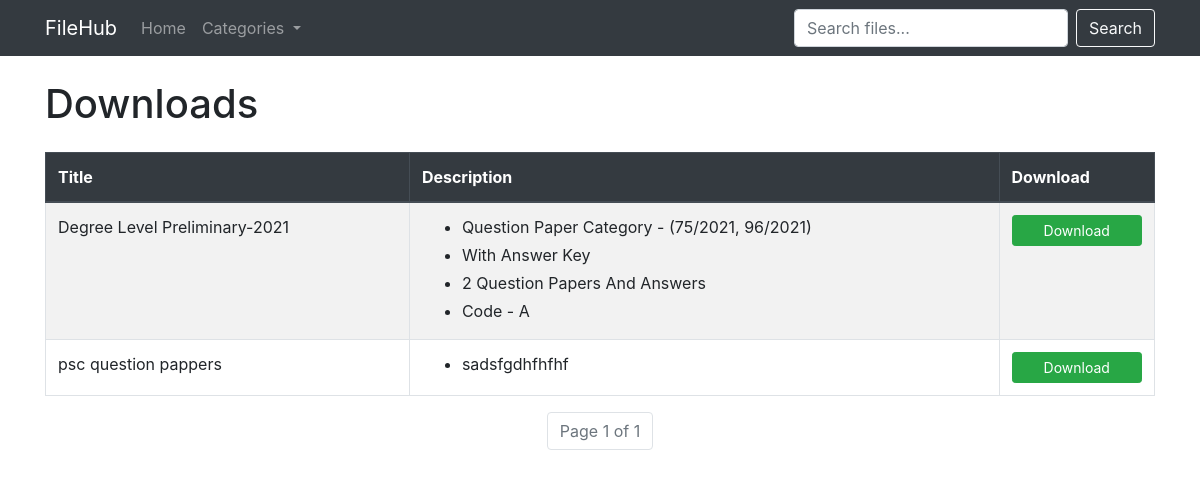
The page / on the database its author committed.
### files/models.py (models this page shows, shortened)
class FileItem(models.Model):
    title = models.CharField(max_length=255)
    description = models.TextField(blank=True)
    file = models.FileField(upload_to='uploads/%Y/%m/')
    category = models.ForeignKey(Category, on_delete=models.SET_NULL, null=True, blank=True)
    slug = AutoSlugField(populate_from='title', unique=True)
    uploaded_at = models.DateTimeField(auto_now_add=True)
    downloads = models.PositiveIntegerField(default=0)
    meta_title = models.CharField(max_length=255, blank=True)
    meta_description = models.CharField(max_length=255, blank=True)
    class Meta:
        ordering = ['-uploaded_at']

### files/views.py (the view)
# urls.py: path('', views.index, name='index'),
def index(request):
    qs = FileItem.objects.all()
    q = request.GET.get('q', '')  # default to empty string
    if q:
        qs = qs.filter(Q(title__icontains=q) | Q(description__icontains=q))
    paginator = Paginator(qs, 12)
    page = request.GET.get('page')
    items = paginator.get_page(page)
    categories = Category.objects.all()  # fetch all categories
    return render(request, 'files/index.html', {
        'items': items,
        'q': q,
        'categories': categories
    })

### files/templates/files/index.html (shortened to what this page needs)
{% extends 'files/base.html' %}
{% block content %}
<h1 class="mb-4">Downloads</h1>
<div class="d-none d-md-block table-responsive">
  <table class="table table-striped table-hover table-bordered">
    <thead class="thead-dark">
      <tr>
        <th>Title</th>
        <th>Description</th>
        <th>Download</th>
      </tr>
    </thead>
    <tbody>
      {% for item in items %}
      <tr>
        <td>{{ item.title }}</td>
        <td>
          <ul class="mb-0">
            {% for line in item.description.splitlines %}
              <li class="mb-1">{{ line }}</li>
            {% endfor %}
          </ul>
        </td>
        <td>
          <a href="{% url 'files:download' slug=item.slug %}" class="btn btn-success btn-sm btn-block">
            Download
          </a>
        </td>
      </tr>
      {% empty %}
      <tr>
        <td colspan="4" class="text-center">No files found.</td>
      </tr>
      {% endfor %}
    </tbody>
  </table>
</div>
<nav aria-label="Page navigation">
  <ul class="pagination justify-content-center flex-wrap">
    <li class="page-item disabled">
      <span class="page-link">Page {{ items.number }} of {{ items.paginator.num_pages }}</span>
    </li>
  </ul>
</nav>
{% endblock %}

### rows shown on the page
FileItem: title "Degree Level Preliminary-2021", splitlines "Question Paper Category - (75/2021, 96/2021)" "With Answer Key" "2 Question Papers And Answers" "Code - A"
FileItem: title "psc question pappers", splitlines "sadsfgdhfhfhf"

### other values the page prints
{{ items.number }} "1"
{{ items.paginator.num_pages }} "1"
